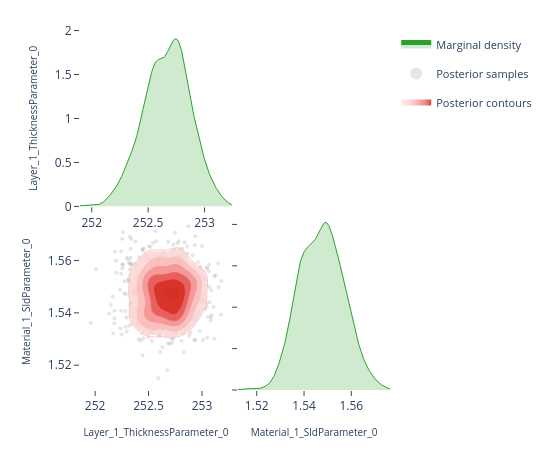

Notebook source saved alongside this figure:
### Code cell
# ---- Pairwise focus: thickness vs SLD ---------------------------------------
# A 2-parameter corner plot zooms in on the joint posterior for a specific
# pair.  This is the same view the EasyReflectometryApp's "2D Heatmap"
# sub-tab uses to inspect parameter degeneracies.


params_of_interest = ['Layer_1_ThicknessParameter_0', 'Material_1_SldParameter_0']
idx = [posterior.param_names.index(p) for p in params_of_interest]
subset_draws = np.asarray(posterior.draws)[:, idx]

fig = plot_corner(subset_draws, params_of_interest)
fig.show()

### Figure 1 — Plotly figure (JSON) as saved in the notebook; plotly's stock layout.template omitted (floating-point values rounded to 4 significant figures; data arrays with more than 128 entries replaced by an {"elided": "..."} marker saying what was removed)
{"data": [{"fill": "tozeroy", "fillcolor": "rgba(44, 160, 44, 0.22)", "hoverinfo": "skip", "legendgroup": "marginal", "line": {"color": "rgb(44, 160, 44)", "width": 1}, "mode": "lines", "name": "Marginal density", "showlegend": true, "type": "scatter", "x": {"elided": "256 float values"}, "xaxis": "x", "y": {"elided": "256 float values"}, "yaxis": "y"}, {"hoverinfo": "skip", "legendgroup": "scatter", "marker": {"color": "rgba(140, 140, 140, 0.22)", "size": 4}, "mode": "markers", "name": "Posterior samples", "showlegend": true, "type": "scatter", "x": {"elided": "760 float values"}, "xaxis": "x3", "y": {"elided": "760 float values"}, "yaxis": "y3", "zorder": 0}, {"colorscale": [[0.0, "rgba(255, 224, 224, 0.62)"], [0.35, "rgba(250, 188, 188, 0.70)"], [0.6, "rgba(245, 148, 148, 0.78)"], [0.82, "rgba(237, 104, 104, 0.84)"], [1.0, "rgba(215, 48, 39, 0.90)"]], "connectgaps": false, "contours": {"coloring": "fill", "end": 73.22, "showlabels": false, "showlines": false, "size": 11.56, "start": 15.42}, "hoverinfo": "skip", "legendgroup": "contour", "name": "Posterior contours", "showlegend": true, "showscale": false, "type": "contour", "x": [251.9, 251.9, 251.9, 251.9, 252.0, 252.0, 252.0, 252.0, 252.0, 252.0, 252.1, 252.1, 252.1, 252.1, 252.1, 252.2, 252.2, 252.2, 252.2, 252.2, 252.2, 252.3, 252.3, 252.3, 252.3, 252.3, 252.3, 252.4, 252.4, 252.4, 252.4, 252.4, 252.4, 252.5, 252.5, 252.5, 252.5, 252.5, 252.5, 252.6, 252.6, 252.6, 252.6, 252.6, 252.6, 252.7, 252.7, 252.7, 252.7, 252.7, 252.7, 252.8, 252.8, 252.8, 252.8, 252.8, 252.9, 252.9, 252.9, 252.9, 252.9, 252.9, 253.0, 253.0, 253.0, 253.0, 253.0, 253.0, 253.1, 253.1, 253.1, 253.1, 253.1, 253.1, 253.2, 253.2, 253.2, 253.2, 253.2, 253.2], "xaxis": "x3", "y": [1.512, 1.513, 1.514, 1.515, 1.515, 1.516, 1.517, 1.518, 1.519, 1.519, 1.52, 1.521, 1.522, 1.523, 1.523, 1.524, 1.525, 1.526, 1.527, 1.528, 1.528, 1.529, 1.53, 1.531, 1.532, 1.532, 1.533, 1.534, 1.535, 1.536, 1.537, 1.537, 1.538, 1.539, 1.54, 1.541, 1.541, 1.542, 1.543, 1.544, 1.545, 1.545, 1.546, 1.547, 1.548, 1.549, 1.55, 1.55, 1.551, 1.552, 1.553, 1.554, 1.554, 1.555, 1.556, 1.557, 1.558, 1.558, 1.559, 1.56, 1.561, 1.562, 1.563, 1.563, 1.564, 1.565, 1.566, 1.567, 1.567, 1.568, 1.569, 1.57, 1.571, 1.571, 1.572, 1.573, 1.574, 1.575, 1.576, 1.576], "yaxis": "y3", "z": {"elided": "80x80 float values"}, "zmax": 73.22, "zmin": 15.42, "zorder": 1}, {"colorscale": [[0.0, "rgba(250, 188, 188, 0.94)"], [0.35, "rgba(250, 188, 188, 0.94)"], [0.35, "rgba(245, 148, 148, 0.95)"], [0.6, "rgba(245, 148, 148, 0.95)"], [0.6, "rgba(237, 104, 104, 0.96)"], [0.82, "rgba(237, 104, 104, 0.96)"], [0.82, "rgba(215, 48, 39, 0.98)"], [1.0, "rgba(215, 48, 39, 0.98)"]], "contours": {"coloring": "lines", "end": 73.22, "showlabels": false, "size": 11.56, "start": 15.42}, "hoverinfo": "skip", "legendgroup": "contour", "line": {"width": 0.9}, "showlegend": false, "showscale": false, "type": "contour", "x": [251.9, 251.9, 251.9, 251.9, 252.0, 252.0, 252.0, 252.0, 252.0, 252.0, 252.1, 252.1, 252.1, 252.1, 252.1, 252.2, 252.2, 252.2, 252.2, 252.2, 252.2, 252.3, 252.3, 252.3, 252.3, 252.3, 252.3, 252.4, 252.4, 252.4, 252.4, 252.4, 252.4, 252.5, 252.5, 252.5, 252.5, 252.5, 252.5, 252.6, 252.6, 252.6, 252.6, 252.6, 252.6, 252.7, 252.7, 252.7, 252.7, 252.7, 252.7, 252.8, 252.8, 252.8, 252.8, 252.8, 252.9, 252.9, 252.9, 252.9, 252.9, 252.9, 253.0, 253.0, 253.0, 253.0, 253.0, 253.0, 253.1, 253.1, 253.1, 253.1, 253.1, 253.1, 253.2, 253.2, 253.2, 253.2, 253.2, 253.2], "xaxis": "x3", "y": [1.512, 1.513, 1.514, 1.515, 1.515, 1.516, 1.517, 1.518, 1.519, 1.519, 1.52, 1.521, 1.522, 1.523, 1.523, 1.524, 1.525, 1.526, 1.527, 1.528, 1.528, 1.529, 1.53, 1.531, 1.532, 1.532, 1.533, 1.534, 1.535, 1.536, 1.537, 1.537, 1.538, 1.539, 1.54, 1.541, 1.541, 1.542, 1.543, 1.544, 1.545, 1.545, 1.546, 1.547, 1.548, 1.549, 1.55, 1.55, 1.551, 1.552, 1.553, 1.554, 1.554, 1.555, 1.556, 1.557, 1.558, 1.558, 1.559, 1.56, 1.561, 1.562, 1.563, 1.563, 1.564, 1.565, 1.566, 1.567, 1.567, 1.568, 1.569, 1.57, 1.571, 1.571, 1.572, 1.573, 1.574, 1.575, 1.576, 1.576], "yaxis": "y3", "z": {"elided": "80x80 float values"}, "zmax": 73.22, "zmin": 15.42, "zorder": 2}, {"fill": "tozeroy", "fillcolor": "rgba(44, 160, 44, 0.22)", "hoverinfo": "skip", "legendgroup": "marginal", "line": {"color": "rgb(44, 160, 44)", "width": 1}, "mode": "lines", "name": "Marginal density", "showlegend": false, "type": "scatter", "x": {"elided": "256 float values"}, "xaxis": "x4", "y": {"elided": "256 float values"}, "yaxis": "y4"}], "layout": {"height": 450, "legend": {"font": {"size": 11}, "itemsizing": "constant", "orientation": "v", "x": 1.02, "xanchor": "left", "y": 1.0, "yanchor": "top"}, "margin": {"b": 60, "l": 80, "r": 160, "t": 30}, "plot_bgcolor": "white", "showlegend": true, "width": 550, "xaxis": {"anchor": "y", "domain": [0.0, 0.49], "showgrid": false, "ticks": "outside", "zeroline": false}, "xaxis2": {"anchor": "y2", "domain": [0.51, 1.0], "showgrid": false, "ticks": "outside", "visible": false, "zeroline": false}, "xaxis3": {"anchor": "y3", "domain": [0.0, 0.49], "showgrid": false, "ticks": "outside", "title": {"font": {"size": 10}, "text": "Layer_1_ThicknessParameter_0"}, "zeroline": false}, "xaxis4": {"anchor": "y4", "domain": [0.51, 1.0], "showgrid": false, "ticks": "outside", "title": {"font": {"size": 10}, "text": "Material_1_SldParameter_0"}, "zeroline": false}, "yaxis": {"anchor": "x", "domain": [0.51, 1.0], "showgrid": false, "ticks": "outside", "title": {"font": {"size": 10}, "text": "Layer_1_ThicknessParameter_0"}, "zeroline": false}, "yaxis2": {"anchor": "x2", "domain": [0.51, 1.0], "showgrid": false, "ticks": "outside", "visible": false, "zeroline": false}, "yaxis3": {"anchor": "x3", "domain": [0.0, 0.49], "showgrid": false, "ticks": "outside", "title": {"font": {"size": 10}, "text": "Material_1_SldParameter_0"}, "zeroline": false}, "yaxis4": {"anchor": "x4", "domain": [0.0, 0.49], "showgrid": false, "showticklabels": false, "ticks": "outside", "zeroline": false}}}
